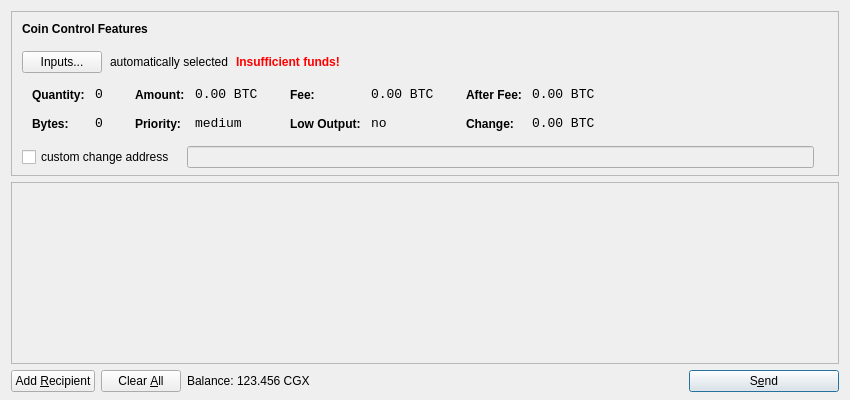
<?xml version="1.0" encoding="UTF-8"?>
<ui version="4.0">
 <class>SendCoinsDialog</class>
 <widget class="QDialog" name="SendCoinsDialog">
  <property name="geometry">
   <rect>
    <x>0</x>
    <y>0</y>
    <width>850</width>
    <height>400</height>
   </rect>
  </property>
  <property name="windowTitle">
   <string>Send Coins</string>
  </property>
  <layout class="QVBoxLayout" name="verticalLayout" stretch="0,1,0">
   <property name="bottomMargin">
    <number>8</number>
   </property>
   <item>
    <widget class="QFrame" name="frameCoinControl">
     <property name="sizePolicy">
      <sizepolicy hsizetype="Expanding" vsizetype="Expanding">
       <horstretch>0</horstretch>
       <verstretch>0</verstretch>
      </sizepolicy>
     </property>
     <property name="maximumSize">
      <size>
       <width>16777215</width>
       <height>16777215</height>
      </size>
     </property>
     <property name="frameShape">
      <enum>QFrame::StyledPanel</enum>
     </property>
     <property name="frameShadow">
      <enum>QFrame::Sunken</enum>
     </property>
     <layout class="QVBoxLayout" name="verticalLayoutCoinControl2">
      <property name="spacing">
       <number>-1</number>
      </property>
      <property name="leftMargin">
       <number>0</number>
      </property>
      <property name="topMargin">
       <number>0</number>
      </property>
      <property name="rightMargin">
       <number>0</number>
      </property>
      <property name="bottomMargin">
       <number>6</number>
      </property>
      <item>
       <layout class="QVBoxLayout" name="verticalLayoutCoinControl" stretch="0,0,0,0,1">
        <property name="spacing">
         <number>0</number>
        </property>
        <property name="leftMargin">
         <number>10</number>
        </property>
        <property name="topMargin">
         <number>10</number>
        </property>
        <item>
         <layout class="QHBoxLayout" name="horizontalLayoutCoinControl1">
          <property name="bottomMargin">
           <number>15</number>
          </property>
          <item>
           <widget class="QLabel" name="labelCoinControlFeatures">
            <property name="sizePolicy">
             <sizepolicy hsizetype="Preferred" vsizetype="Maximum">
              <horstretch>0</horstretch>
              <verstretch>0</verstretch>
             </sizepolicy>
            </property>
            <property name="font">
             <font>
              <weight>75</weight>
              <bold>true</bold>
             </font>
            </property>
            <property name="styleSheet">
             <string notr="true">font-weight:bold;</string>
            </property>
            <property name="text">
             <string>Coin Control Features</string>
            </property>
           </widget>
          </item>
         </layout>
        </item>
        <item>
         <layout class="QHBoxLayout" name="horizontalLayoutCoinControl2" stretch="0,0,0,0">
          <property name="spacing">
           <number>8</number>
          </property>
          <property name="bottomMargin">
           <number>10</number>
          </property>
          <item>
           <widget class="QPushButton" name="pushButtonCoinControl">
            <property name="styleSheet">
             <string notr="true"/>
            </property>
            <property name="text">
             <string>Inputs...</string>
            </property>
           </widget>
          </item>
          <item>
           <widget class="QLabel" name="labelCoinControlAutomaticallySelected">
            <property name="text">
             <string>automatically selected</string>
            </property>
            <property name="margin">
             <number>5</number>
            </property>
           </widget>
          </item>
          <item>
           <widget class="QLabel" name="labelCoinControlInsuffFunds">
            <property name="font">
             <font>
              <weight>75</weight>
              <bold>true</bold>
             </font>
            </property>
            <property name="styleSheet">
             <string notr="true">color:red;font-weight:bold;</string>
            </property>
            <property name="text">
             <string>Insufficient funds!</string>
            </property>
            <property name="margin">
             <number>5</number>
            </property>
           </widget>
          </item>
          <item>
           <spacer name="horizontalSpacerCoinControl">
            <property name="orientation">
             <enum>Qt::Horizontal</enum>
            </property>
            <property name="sizeHint" stdset="0">
             <size>
              <width>40</width>
              <height>1</height>
             </size>
            </property>
           </spacer>
          </item>
         </layout>
        </item>
        <item>
         <widget class="QWidget" name="widgetCoinControl" native="true">
          <property name="sizePolicy">
           <sizepolicy hsizetype="Preferred" vsizetype="Preferred">
            <horstretch>0</horstretch>
            <verstretch>0</verstretch>
           </sizepolicy>
          </property>
          <property name="minimumSize">
           <size>
            <width>0</width>
            <height>0</height>
           </size>
          </property>
          <property name="styleSheet">
           <string notr="true"/>
          </property>
          <layout class="QHBoxLayout" name="horizontalLayoutCoinControl5">
           <property name="margin">
            <number>0</number>
           </property>
           <item>
            <layout class="QHBoxLayout" name="horizontalLayoutCoinControl3" stretch="0,0,0,1">
             <property name="spacing">
              <number>20</number>
             </property>
             <property name="topMargin">
              <number>0</number>
             </property>
             <property name="bottomMargin">
              <number>10</number>
             </property>
             <item>
              <layout class="QFormLayout" name="formLayoutCoinControl1">
               <property name="horizontalSpacing">
                <number>10</number>
               </property>
               <property name="verticalSpacing">
                <number>14</number>
               </property>
               <property name="leftMargin">
                <number>10</number>
               </property>
               <property name="topMargin">
                <number>4</number>
               </property>
               <property name="rightMargin">
                <number>6</number>
               </property>
               <item row="0" column="0">
                <widget class="QLabel" name="labelCoinControlQuantityText">
                 <property name="styleSheet">
                  <string notr="true">font-weight:bold;</string>
                 </property>
                 <property name="text">
                  <string>Quantity:</string>
                 </property>
                 <property name="margin">
                  <number>0</number>
                 </property>
                </widget>
               </item>
               <item row="0" column="1">
                <widget class="QLabel" name="labelCoinControlQuantity">
                 <property name="font">
                  <font>
                   <family>Monospace</family>
                   <pointsize>10</pointsize>
                  </font>
                 </property>
                 <property name="cursor">
                  <cursorShape>IBeamCursor</cursorShape>
                 </property>
                 <property name="contextMenuPolicy">
                  <enum>Qt::ActionsContextMenu</enum>
                 </property>
                 <property name="text">
                  <string notr="true">0</string>
                 </property>
                 <property name="margin">
                  <number>0</number>
                 </property>
                 <property name="textInteractionFlags">
                  <set>Qt::LinksAccessibleByMouse|Qt::TextSelectableByKeyboard|Qt::TextSelectableByMouse</set>
                 </property>
                </widget>
               </item>
               <item row="1" column="0">
                <widget class="QLabel" name="labelCoinControlBytesText">
                 <property name="styleSheet">
                  <string notr="true">font-weight:bold;</string>
                 </property>
                 <property name="text">
                  <string>Bytes:</string>
                 </property>
                </widget>
               </item>
               <item row="1" column="1">
                <widget class="QLabel" name="labelCoinControlBytes">
                 <property name="font">
                  <font>
                   <family>Monospace</family>
                   <pointsize>10</pointsize>
                  </font>
                 </property>
                 <property name="cursor">
                  <cursorShape>IBeamCursor</cursorShape>
                 </property>
                 <property name="contextMenuPolicy">
                  <enum>Qt::ActionsContextMenu</enum>
                 </property>
                 <property name="text">
                  <string notr="true">0</string>
                 </property>
                 <property name="textInteractionFlags">
                  <set>Qt::LinksAccessibleByMouse|Qt::TextSelectableByKeyboard|Qt::TextSelectableByMouse</set>
                 </property>
                </widget>
               </item>
              </layout>
             </item>
             <item>
              <layout class="QFormLayout" name="formLayoutCoinControl2">
               <property name="horizontalSpacing">
                <number>10</number>
               </property>
               <property name="verticalSpacing">
                <number>14</number>
               </property>
               <property name="leftMargin">
                <number>6</number>
               </property>
               <property name="topMargin">
                <number>4</number>
               </property>
               <property name="rightMargin">
                <number>6</number>
               </property>
               <item row="0" column="0">
                <widget class="QLabel" name="labelCoinControlAmountText">
                 <property name="styleSheet">
                  <string notr="true">font-weight:bold;</string>
                 </property>
                 <property name="text">
                  <string>Amount:</string>
                 </property>
                 <property name="margin">
                  <number>0</number>
                 </property>
                </widget>
               </item>
               <item row="0" column="1">
                <widget class="QLabel" name="labelCoinControlAmount">
                 <property name="font">
                  <font>
                   <family>Monospace</family>
                   <pointsize>10</pointsize>
                  </font>
                 </property>
                 <property name="cursor">
                  <cursorShape>IBeamCursor</cursorShape>
                 </property>
                 <property name="contextMenuPolicy">
                  <enum>Qt::ActionsContextMenu</enum>
                 </property>
                 <property name="text">
                  <string notr="true">0.00 BTC</string>
                 </property>
                 <property name="textInteractionFlags">
                  <set>Qt::LinksAccessibleByMouse|Qt::TextSelectableByKeyboard|Qt::TextSelectableByMouse</set>
                 </property>
                </widget>
               </item>
               <item row="1" column="0">
                <widget class="QLabel" name="labelCoinControlPriorityText">
                 <property name="styleSheet">
                  <string notr="true">font-weight:bold;</string>
                 </property>
                 <property name="text">
                  <string>Priority:</string>
                 </property>
                </widget>
               </item>
               <item row="1" column="1">
                <widget class="QLabel" name="labelCoinControlPriority">
                 <property name="font">
                  <font>
                   <family>Monospace</family>
                   <pointsize>10</pointsize>
                  </font>
                 </property>
                 <property name="cursor">
                  <cursorShape>IBeamCursor</cursorShape>
                 </property>
                 <property name="contextMenuPolicy">
                  <enum>Qt::ActionsContextMenu</enum>
                 </property>
                 <property name="text">
                  <string>medium</string>
                 </property>
                 <property name="textInteractionFlags">
                  <set>Qt::LinksAccessibleByMouse|Qt::TextSelectableByKeyboard|Qt::TextSelectableByMouse</set>
                 </property>
                </widget>
               </item>
              </layout>
             </item>
             <item>
              <layout class="QFormLayout" name="formLayoutCoinControl3">
               <property name="horizontalSpacing">
                <number>10</number>
               </property>
               <property name="verticalSpacing">
                <number>14</number>
               </property>
               <property name="leftMargin">
                <number>6</number>
               </property>
               <property name="topMargin">
                <number>4</number>
               </property>
               <property name="rightMargin">
                <number>6</number>
               </property>
               <item row="0" column="0">
                <widget class="QLabel" name="labelCoinControlFeeText">
                 <property name="styleSheet">
                  <string notr="true">font-weight:bold;</string>
                 </property>
                 <property name="text">
                  <string>Fee:</string>
                 </property>
                 <property name="margin">
                  <number>0</number>
                 </property>
                </widget>
               </item>
               <item row="0" column="1">
                <widget class="QLabel" name="labelCoinControlFee">
                 <property name="font">
                  <font>
                   <family>Monospace</family>
                   <pointsize>10</pointsize>
                  </font>
                 </property>
                 <property name="cursor">
                  <cursorShape>IBeamCursor</cursorShape>
                 </property>
                 <property name="contextMenuPolicy">
                  <enum>Qt::ActionsContextMenu</enum>
                 </property>
                 <property name="text">
                  <string notr="true">0.00 BTC</string>
                 </property>
                 <property name="textInteractionFlags">
                  <set>Qt::LinksAccessibleByMouse|Qt::TextSelectableByKeyboard|Qt::TextSelectableByMouse</set>
                 </property>
                </widget>
               </item>
               <item row="1" column="0">
                <widget class="QLabel" name="labelCoinControlLowOutputText">
                 <property name="styleSheet">
                  <string notr="true">font-weight:bold;</string>
                 </property>
                 <property name="text">
                  <string>Low Output:</string>
                 </property>
                </widget>
               </item>
               <item row="1" column="1">
                <widget class="QLabel" name="labelCoinControlLowOutput">
                 <property name="font">
                  <font>
                   <family>Monospace</family>
                   <pointsize>10</pointsize>
                  </font>
                 </property>
                 <property name="cursor">
                  <cursorShape>IBeamCursor</cursorShape>
                 </property>
                 <property name="contextMenuPolicy">
                  <enum>Qt::ActionsContextMenu</enum>
                 </property>
                 <property name="text">
                  <string>no</string>
                 </property>
                 <property name="textInteractionFlags">
                  <set>Qt::LinksAccessibleByMouse|Qt::TextSelectableByKeyboard|Qt::TextSelectableByMouse</set>
                 </property>
                </widget>
               </item>
              </layout>
             </item>
             <item>
              <layout class="QFormLayout" name="formLayoutCoinControl4">
               <property name="horizontalSpacing">
                <number>10</number>
               </property>
               <property name="verticalSpacing">
                <number>14</number>
               </property>
               <property name="leftMargin">
                <number>6</number>
               </property>
               <property name="topMargin">
                <number>4</number>
               </property>
               <property name="rightMargin">
                <number>6</number>
               </property>
               <item row="0" column="0">
                <widget class="QLabel" name="labelCoinControlAfterFeeText">
                 <property name="styleSheet">
                  <string notr="true">font-weight:bold;</string>
                 </property>
                 <property name="text">
                  <string>After Fee:</string>
                 </property>
                 <property name="margin">
                  <number>0</number>
                 </property>
                </widget>
               </item>
               <item row="0" column="1">
                <widget class="QLabel" name="labelCoinControlAfterFee">
                 <property name="font">
                  <font>
                   <family>Monospace</family>
                   <pointsize>10</pointsize>
                  </font>
                 </property>
                 <property name="cursor">
                  <cursorShape>IBeamCursor</cursorShape>
                 </property>
                 <property name="contextMenuPolicy">
                  <enum>Qt::ActionsContextMenu</enum>
                 </property>
                 <property name="text">
                  <string notr="true">0.00 BTC</string>
                 </property>
                 <property name="textInteractionFlags">
                  <set>Qt::LinksAccessibleByMouse|Qt::TextSelectableByKeyboard|Qt::TextSelectableByMouse</set>
                 </property>
                </widget>
               </item>
               <item row="1" column="0">
                <widget class="QLabel" name="labelCoinControlChangeText">
                 <property name="styleSheet">
                  <string notr="true">font-weight:bold;</string>
                 </property>
                 <property name="text">
                  <string>Change:</string>
                 </property>
                </widget>
               </item>
               <item row="1" column="1">
                <widget class="QLabel" name="labelCoinControlChange">
                 <property name="font">
                  <font>
                   <family>Monospace</family>
                   <pointsize>10</pointsize>
                  </font>
                 </property>
                 <property name="cursor">
                  <cursorShape>IBeamCursor</cursorShape>
                 </property>
                 <property name="contextMenuPolicy">
                  <enum>Qt::ActionsContextMenu</enum>
                 </property>
                 <property name="text">
                  <string notr="true">0.00 BTC</string>
                 </property>
                 <property name="textInteractionFlags">
                  <set>Qt::LinksAccessibleByMouse|Qt::TextSelectableByKeyboard|Qt::TextSelectableByMouse</set>
                 </property>
                </widget>
               </item>
              </layout>
             </item>
            </layout>
           </item>
          </layout>
         </widget>
        </item>
        <item>
         <layout class="QHBoxLayout" name="horizontalLayoutCoinControl4" stretch="0,0,0">
          <property name="spacing">
           <number>12</number>
          </property>
          <property name="sizeConstraint">
           <enum>QLayout::SetDefaultConstraint</enum>
          </property>
          <property name="topMargin">
           <number>5</number>
          </property>
          <property name="rightMargin">
           <number>5</number>
          </property>
          <item>
           <widget class="QCheckBox" name="checkBoxCoinControlChange">
            <property name="text">
             <string>custom change address</string>
            </property>
           </widget>
          </item>
          <item>
           <widget class="QLineEdit" name="lineEditCoinControlChange">
            <property name="enabled">
             <bool>false</bool>
            </property>
            <property name="sizePolicy">
             <sizepolicy hsizetype="Expanding" vsizetype="Fixed">
              <horstretch>0</horstretch>
              <verstretch>0</verstretch>
             </sizepolicy>
            </property>
           </widget>
          </item>
          <item>
           <widget class="QLabel" name="labelCoinControlChangeLabel">
            <property name="sizePolicy">
             <sizepolicy hsizetype="Preferred" vsizetype="Expanding">
              <horstretch>0</horstretch>
              <verstretch>0</verstretch>
             </sizepolicy>
            </property>
            <property name="minimumSize">
             <size>
              <width>0</width>
              <height>0</height>
             </size>
            </property>
            <property name="text">
             <string/>
            </property>
            <property name="margin">
             <number>3</number>
            </property>
           </widget>
          </item>
         </layout>
        </item>
        <item>
         <spacer name="verticalSpacerCoinControl">
          <property name="orientation">
           <enum>Qt::Vertical</enum>
          </property>
          <property name="sizeHint" stdset="0">
           <size>
            <width>800</width>
            <height>1</height>
           </size>
          </property>
         </spacer>
        </item>
       </layout>
      </item>
     </layout>
    </widget>
   </item>
   <item>
    <widget class="QScrollArea" name="scrollArea">
     <property name="widgetResizable">
      <bool>true</bool>
     </property>
     <widget class="QWidget" name="scrollAreaWidgetContents">
      <property name="geometry">
       <rect>
        <x>0</x>
        <y>0</y>
        <width>830</width>
        <height>165</height>
       </rect>
      </property>
      <layout class="QVBoxLayout" name="verticalLayout_2">
       <property name="margin">
        <number>0</number>
       </property>
       <item>
        <layout class="QVBoxLayout" name="entries">
         <property name="spacing">
          <number>6</number>
         </property>
        </layout>
       </item>
       <item>
        <spacer name="verticalSpacer">
         <property name="orientation">
          <enum>Qt::Vertical</enum>
         </property>
         <property name="sizeHint" stdset="0">
          <size>
           <width>20</width>
           <height>40</height>
          </size>
         </property>
        </spacer>
       </item>
      </layout>
     </widget>
    </widget>
   </item>
   <item>
    <layout class="QHBoxLayout" name="horizontalLayout">
     <item>
      <widget class="QPushButton" name="addButton">
       <property name="toolTip">
        <string>Send to multiple recipients at once</string>
       </property>
       <property name="text">
        <string>Add &amp;Recipient</string>
       </property>
       <property name="icon">
        <iconset resource="../bitcoin.qrc">
         <normaloff>:/icons/add</normaloff>:/icons/add</iconset>
       </property>
       <property name="autoDefault">
        <bool>false</bool>
       </property>
      </widget>
     </item>
     <item>
      <widget class="QPushButton" name="clearButton">
       <property name="sizePolicy">
        <sizepolicy hsizetype="Minimum" vsizetype="Fixed">
         <horstretch>0</horstretch>
         <verstretch>0</verstretch>
        </sizepolicy>
       </property>
       <property name="toolTip">
        <string>Remove all transaction fields</string>
       </property>
       <property name="text">
        <string>Clear &amp;All</string>
       </property>
       <property name="icon">
        <iconset resource="../bitcoin.qrc">
         <normaloff>:/icons/remove</normaloff>:/icons/remove</iconset>
       </property>
       <property name="autoRepeatDelay">
        <number>300</number>
       </property>
       <property name="autoDefault">
        <bool>false</bool>
       </property>
      </widget>
     </item>
     <item>
      <layout class="QHBoxLayout" name="horizontalLayout_2">
       <property name="spacing">
        <number>3</number>
       </property>
       <item>
        <widget class="QLabel" name="label">
         <property name="text">
          <string>Balance:</string>
         </property>
        </widget>
       </item>
       <item>
        <widget class="QLabel" name="labelBalance">
         <property name="cursor">
          <cursorShape>IBeamCursor</cursorShape>
         </property>
         <property name="text">
          <string>123.456 CGX</string>
         </property>
         <property name="textInteractionFlags">
          <set>Qt::LinksAccessibleByMouse|Qt::TextSelectableByKeyboard|Qt::TextSelectableByMouse</set>
         </property>
        </widget>
       </item>
      </layout>
     </item>
     <item>
      <spacer name="horizontalSpacer">
       <property name="orientation">
        <enum>Qt::Horizontal</enum>
       </property>
       <property name="sizeHint" stdset="0">
        <size>
         <width>40</width>
         <height>20</height>
        </size>
       </property>
      </spacer>
     </item>
     <item>
      <widget class="QPushButton" name="sendButton">
       <property name="minimumSize">
        <size>
         <width>150</width>
         <height>0</height>
        </size>
       </property>
       <property name="toolTip">
        <string>Confirm the send action</string>
       </property>
       <property name="text">
        <string>S&amp;end</string>
       </property>
       <property name="icon">
        <iconset resource="../bitcoin.qrc">
         <normaloff>:/icons/send</normaloff>:/icons/send</iconset>
       </property>
       <property name="default">
        <bool>true</bool>
       </property>
      </widget>
     </item>
    </layout>
   </item>
  </layout>
 </widget>
 <resources>
  <include location="../bitcoin.qrc"/>
 </resources>
 <connections/>
</ui>
